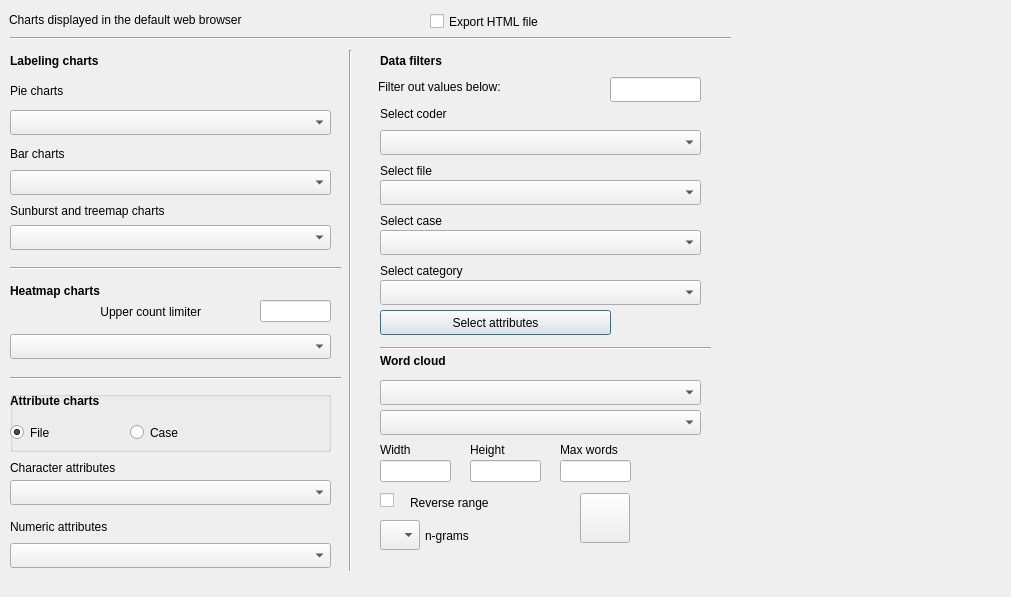
<?xml version="1.0" encoding="UTF-8"?>
<ui version="4.0">
 <class>DialogCharts</class>
 <widget class="QDialog" name="DialogCharts">
  <property name="geometry">
   <rect>
    <x>0</x>
    <y>0</y>
    <width>1011</width>
    <height>597</height>
   </rect>
  </property>
  <property name="windowTitle">
   <string>Charts</string>
  </property>
  <widget class="QLabel" name="label_info">
   <property name="geometry">
    <rect>
     <x>9</x>
     <y>9</y>
     <width>391</width>
     <height>22</height>
    </rect>
   </property>
   <property name="text">
    <string>Charts displayed in the default web browser</string>
   </property>
  </widget>
  <widget class="QLabel" name="label_pie">
   <property name="geometry">
    <rect>
     <x>10</x>
     <y>80</y>
     <width>321</width>
     <height>22</height>
    </rect>
   </property>
   <property name="text">
    <string>Pie charts</string>
   </property>
  </widget>
  <widget class="QLabel" name="label_bar">
   <property name="geometry">
    <rect>
     <x>10</x>
     <y>143</y>
     <width>321</width>
     <height>22</height>
    </rect>
   </property>
   <property name="text">
    <string>Bar charts</string>
   </property>
  </widget>
  <widget class="QComboBox" name="comboBox_pie_charts">
   <property name="geometry">
    <rect>
     <x>10</x>
     <y>110</y>
     <width>321</width>
     <height>25</height>
    </rect>
   </property>
  </widget>
  <widget class="QComboBox" name="comboBox_bar_charts">
   <property name="geometry">
    <rect>
     <x>10</x>
     <y>170</y>
     <width>321</width>
     <height>25</height>
    </rect>
   </property>
  </widget>
  <widget class="QComboBox" name="comboBox_sunburst_charts">
   <property name="geometry">
    <rect>
     <x>10</x>
     <y>225</y>
     <width>321</width>
     <height>25</height>
    </rect>
   </property>
  </widget>
  <widget class="QLabel" name="label_hierarchy">
   <property name="geometry">
    <rect>
     <x>10</x>
     <y>200</y>
     <width>321</width>
     <height>22</height>
    </rect>
   </property>
   <property name="text">
    <string>Sunburst and treemap charts</string>
   </property>
  </widget>
  <widget class="QLabel" name="label_coder">
   <property name="geometry">
    <rect>
     <x>380</x>
     <y>103</y>
     <width>321</width>
     <height>22</height>
    </rect>
   </property>
   <property name="text">
    <string>Select coder</string>
   </property>
  </widget>
  <widget class="QComboBox" name="comboBox_coders">
   <property name="geometry">
    <rect>
     <x>380</x>
     <y>130</y>
     <width>321</width>
     <height>25</height>
    </rect>
   </property>
  </widget>
  <widget class="QComboBox" name="comboBox_file">
   <property name="geometry">
    <rect>
     <x>380</x>
     <y>180</y>
     <width>321</width>
     <height>25</height>
    </rect>
   </property>
  </widget>
  <widget class="QLabel" name="label_select_file">
   <property name="geometry">
    <rect>
     <x>380</x>
     <y>160</y>
     <width>321</width>
     <height>22</height>
    </rect>
   </property>
   <property name="text">
    <string>Select file</string>
   </property>
  </widget>
  <widget class="QComboBox" name="comboBox_case">
   <property name="geometry">
    <rect>
     <x>380</x>
     <y>230</y>
     <width>321</width>
     <height>25</height>
    </rect>
   </property>
   <property name="toolTip">
    <string>If portions of a text file are assigned to a case, the code frequency and total text characters may be incorrect.
Codings from the entire text file are used for the calculations.</string>
   </property>
  </widget>
  <widget class="QLabel" name="label_select_case">
   <property name="geometry">
    <rect>
     <x>380</x>
     <y>210</y>
     <width>321</width>
     <height>22</height>
    </rect>
   </property>
   <property name="toolTip">
    <string>If portions of a text file are assigned to a case, the code frequency and total text characters may be incorrect.
Codings from the entire text file are used for the calculations.</string>
   </property>
   <property name="text">
    <string>Select case</string>
   </property>
  </widget>
  <widget class="QPushButton" name="pushButton_attributes">
   <property name="geometry">
    <rect>
     <x>380</x>
     <y>310</y>
     <width>231</width>
     <height>25</height>
    </rect>
   </property>
   <property name="text">
    <string>Select attributes</string>
   </property>
  </widget>
  <widget class="QLabel" name="label_filter">
   <property name="geometry">
    <rect>
     <x>378</x>
     <y>76</y>
     <width>201</width>
     <height>22</height>
    </rect>
   </property>
   <property name="text">
    <string>Filter out values below:</string>
   </property>
  </widget>
  <widget class="QLineEdit" name="lineEdit_filter">
   <property name="geometry">
    <rect>
     <x>610</x>
     <y>77</y>
     <width>91</width>
     <height>25</height>
    </rect>
   </property>
   <property name="toolTip">
    <string>Enter number for filter cut off</string>
   </property>
   <property name="text">
    <string/>
   </property>
  </widget>
  <widget class="QLabel" name="label_filters">
   <property name="geometry">
    <rect>
     <x>380</x>
     <y>50</y>
     <width>321</width>
     <height>22</height>
    </rect>
   </property>
   <property name="font">
    <font>
     <weight>50</weight>
     <bold>false</bold>
    </font>
   </property>
   <property name="text">
    <string>&lt;b&gt;Data filters&lt;/b&gt;</string>
   </property>
  </widget>
  <widget class="QLabel" name="label_chart_options">
   <property name="geometry">
    <rect>
     <x>10</x>
     <y>50</y>
     <width>311</width>
     <height>22</height>
    </rect>
   </property>
   <property name="font">
    <font>
     <weight>50</weight>
     <bold>false</bold>
    </font>
   </property>
   <property name="text">
    <string>&lt;b&gt;Labeling charts&lt;/b&gt;</string>
   </property>
  </widget>
  <widget class="QComboBox" name="comboBox_category">
   <property name="geometry">
    <rect>
     <x>380</x>
     <y>280</y>
     <width>321</width>
     <height>25</height>
    </rect>
   </property>
  </widget>
  <widget class="QLabel" name="label_category">
   <property name="geometry">
    <rect>
     <x>380</x>
     <y>260</y>
     <width>321</width>
     <height>22</height>
    </rect>
   </property>
   <property name="text">
    <string>Select category</string>
   </property>
  </widget>
  <widget class="Line" name="line">
   <property name="geometry">
    <rect>
     <x>340</x>
     <y>50</y>
     <width>20</width>
     <height>521</height>
    </rect>
   </property>
   <property name="orientation">
    <enum>Qt::Vertical</enum>
   </property>
  </widget>
  <widget class="QLabel" name="label_chart_attributes">
   <property name="geometry">
    <rect>
     <x>10</x>
     <y>390</y>
     <width>261</width>
     <height>22</height>
    </rect>
   </property>
   <property name="font">
    <font>
     <weight>50</weight>
     <bold>false</bold>
    </font>
   </property>
   <property name="text">
    <string>&lt;b&gt;Attribute charts&lt;/b&gt;</string>
   </property>
  </widget>
  <widget class="QLabel" name="label_num_attr">
   <property name="geometry">
    <rect>
     <x>10</x>
     <y>516</y>
     <width>321</width>
     <height>22</height>
    </rect>
   </property>
   <property name="text">
    <string>Numeric attributes</string>
   </property>
  </widget>
  <widget class="QLabel" name="label_char_attr">
   <property name="geometry">
    <rect>
     <x>10</x>
     <y>457</y>
     <width>321</width>
     <height>22</height>
    </rect>
   </property>
   <property name="text">
    <string>Character attributes</string>
   </property>
  </widget>
  <widget class="QComboBox" name="comboBox_num_attributes">
   <property name="geometry">
    <rect>
     <x>10</x>
     <y>543</y>
     <width>321</width>
     <height>25</height>
    </rect>
   </property>
  </widget>
  <widget class="QComboBox" name="comboBox_char_attributes">
   <property name="geometry">
    <rect>
     <x>10</x>
     <y>480</y>
     <width>321</width>
     <height>25</height>
    </rect>
   </property>
  </widget>
  <widget class="Line" name="line_2">
   <property name="geometry">
    <rect>
     <x>10</x>
     <y>370</y>
     <width>331</width>
     <height>16</height>
    </rect>
   </property>
   <property name="orientation">
    <enum>Qt::Horizontal</enum>
   </property>
  </widget>
  <widget class="QGroupBox" name="groupBox">
   <property name="geometry">
    <rect>
     <x>10</x>
     <y>391</y>
     <width>321</width>
     <height>61</height>
    </rect>
   </property>
   <property name="maximumSize">
    <size>
     <width>16777215</width>
     <height>16777215</height>
    </size>
   </property>
   <property name="title">
    <string/>
   </property>
   <widget class="QRadioButton" name="radioButton_file">
    <property name="geometry">
     <rect>
      <x>0</x>
      <y>30</y>
      <width>112</width>
      <height>23</height>
     </rect>
    </property>
    <property name="text">
     <string>File</string>
    </property>
    <property name="checked">
     <bool>true</bool>
    </property>
   </widget>
   <widget class="QRadioButton" name="radioButton_case">
    <property name="geometry">
     <rect>
      <x>120</x>
      <y>30</y>
      <width>112</width>
      <height>23</height>
     </rect>
    </property>
    <property name="text">
     <string>Case</string>
    </property>
   </widget>
  </widget>
  <widget class="QCheckBox" name="checkBox_export_html">
   <property name="geometry">
    <rect>
     <x>430</x>
     <y>10</y>
     <width>301</width>
     <height>23</height>
    </rect>
   </property>
   <property name="text">
    <string>Export HTML file</string>
   </property>
  </widget>
  <widget class="QLabel" name="label_chart_options_2">
   <property name="geometry">
    <rect>
     <x>10</x>
     <y>280</y>
     <width>321</width>
     <height>22</height>
    </rect>
   </property>
   <property name="font">
    <font>
     <weight>50</weight>
     <bold>false</bold>
    </font>
   </property>
   <property name="text">
    <string>&lt;b&gt;Heatmap charts&lt;/b&gt;</string>
   </property>
  </widget>
  <widget class="Line" name="line_3">
   <property name="geometry">
    <rect>
     <x>10</x>
     <y>30</y>
     <width>721</width>
     <height>16</height>
    </rect>
   </property>
   <property name="orientation">
    <enum>Qt::Horizontal</enum>
   </property>
  </widget>
  <widget class="Line" name="line_4">
   <property name="geometry">
    <rect>
     <x>10</x>
     <y>260</y>
     <width>331</width>
     <height>16</height>
    </rect>
   </property>
   <property name="orientation">
    <enum>Qt::Horizontal</enum>
   </property>
  </widget>
  <widget class="QComboBox" name="comboBox_heatmap">
   <property name="geometry">
    <rect>
     <x>10</x>
     <y>334</y>
     <width>321</width>
     <height>25</height>
    </rect>
   </property>
  </widget>
  <widget class="Line" name="line_5">
   <property name="geometry">
    <rect>
     <x>380</x>
     <y>340</y>
     <width>331</width>
     <height>16</height>
    </rect>
   </property>
   <property name="orientation">
    <enum>Qt::Horizontal</enum>
   </property>
  </widget>
  <widget class="QLabel" name="label_word_clouds">
   <property name="geometry">
    <rect>
     <x>380</x>
     <y>350</y>
     <width>321</width>
     <height>22</height>
    </rect>
   </property>
   <property name="font">
    <font>
     <weight>75</weight>
     <bold>true</bold>
    </font>
   </property>
   <property name="text">
    <string>Word cloud</string>
   </property>
  </widget>
  <widget class="QComboBox" name="comboBox_wordcloud_background">
   <property name="geometry">
    <rect>
     <x>380</x>
     <y>380</y>
     <width>321</width>
     <height>25</height>
    </rect>
   </property>
   <property name="toolTip">
    <string>&lt;html&gt;&lt;head/&gt;&lt;body&gt;&lt;p&gt;Background&lt;/p&gt;&lt;/body&gt;&lt;/html&gt;</string>
   </property>
  </widget>
  <widget class="QComboBox" name="comboBox_wordcloud_foreground">
   <property name="geometry">
    <rect>
     <x>380</x>
     <y>410</y>
     <width>321</width>
     <height>25</height>
    </rect>
   </property>
   <property name="toolTip">
    <string>&lt;html&gt;&lt;head/&gt;&lt;body&gt;&lt;p&gt;Foreground&lt;/p&gt;&lt;/body&gt;&lt;/html&gt;</string>
   </property>
  </widget>
  <widget class="QPushButton" name="pushButton_wordcloud">
   <property name="geometry">
    <rect>
     <x>580</x>
     <y>493</y>
     <width>50</width>
     <height>50</height>
    </rect>
   </property>
   <property name="toolTip">
    <string>&lt;html&gt;&lt;head/&gt;&lt;body&gt;&lt;p&gt;Make Word Cloud&lt;/p&gt;&lt;/body&gt;&lt;/html&gt;</string>
   </property>
   <property name="text">
    <string/>
   </property>
  </widget>
  <widget class="QLabel" name="label_width">
   <property name="geometry">
    <rect>
     <x>380</x>
     <y>442</y>
     <width>71</width>
     <height>16</height>
    </rect>
   </property>
   <property name="text">
    <string>Width</string>
   </property>
  </widget>
  <widget class="QLabel" name="label_height">
   <property name="geometry">
    <rect>
     <x>470</x>
     <y>442</y>
     <width>61</width>
     <height>16</height>
    </rect>
   </property>
   <property name="text">
    <string>Height</string>
   </property>
  </widget>
  <widget class="QLabel" name="label_max_words">
   <property name="geometry">
    <rect>
     <x>560</x>
     <y>440</y>
     <width>91</width>
     <height>20</height>
    </rect>
   </property>
   <property name="text">
    <string>Max words</string>
   </property>
  </widget>
  <widget class="QCheckBox" name="checkBox_reverse_range">
   <property name="geometry">
    <rect>
     <x>380</x>
     <y>490</y>
     <width>21</width>
     <height>20</height>
    </rect>
   </property>
   <property name="toolTip">
    <string>Reverse colour range</string>
   </property>
   <property name="text">
    <string/>
   </property>
  </widget>
  <widget class="QLabel" name="label_reverse_range">
   <property name="geometry">
    <rect>
     <x>410</x>
     <y>490</y>
     <width>151</width>
     <height>25</height>
    </rect>
   </property>
   <property name="toolTip">
    <string>Reverse colour range</string>
   </property>
   <property name="text">
    <string>Reverse range</string>
   </property>
  </widget>
  <widget class="QLabel" name="label_ngrams">
   <property name="geometry">
    <rect>
     <x>425</x>
     <y>523</y>
     <width>121</width>
     <height>25</height>
    </rect>
   </property>
   <property name="toolTip">
    <string>Number of conjoined words in phrase. Stopwords applies to selection of 1 word only.</string>
   </property>
   <property name="text">
    <string>n-grams</string>
   </property>
  </widget>
  <widget class="QComboBox" name="comboBox_ngrams">
   <property name="geometry">
    <rect>
     <x>380</x>
     <y>520</y>
     <width>40</width>
     <height>30</height>
    </rect>
   </property>
   <property name="toolTip">
    <string>1=One word, 3=3 word phrase, 4=4 word phrase</string>
   </property>
  </widget>
  <widget class="QLabel" name="label_upper_count">
   <property name="geometry">
    <rect>
     <x>10</x>
     <y>300</y>
     <width>191</width>
     <height>24</height>
    </rect>
   </property>
   <property name="toolTip">
    <string>&lt;html&gt;&lt;head/&gt;&lt;body&gt;&lt;p&gt;This is to allow a wider spread of heatmap colours when there are extreme count differences.&lt;/p&gt;&lt;p&gt;0 represents no limit.&lt;/p&gt;&lt;/body&gt;&lt;/html&gt;</string>
   </property>
   <property name="layoutDirection">
    <enum>Qt::LeftToRight</enum>
   </property>
   <property name="text">
    <string>Upper count limiter</string>
   </property>
   <property name="alignment">
    <set>Qt::AlignRight|Qt::AlignTrailing|Qt::AlignVCenter</set>
   </property>
  </widget>
  <widget class="QLineEdit" name="lineEdit_width">
   <property name="geometry">
    <rect>
     <x>380</x>
     <y>460</y>
     <width>71</width>
     <height>22</height>
    </rect>
   </property>
  </widget>
  <widget class="QLineEdit" name="lineEdit_height">
   <property name="geometry">
    <rect>
     <x>470</x>
     <y>460</y>
     <width>71</width>
     <height>22</height>
    </rect>
   </property>
  </widget>
  <widget class="QLineEdit" name="lineEdit_max_words">
   <property name="geometry">
    <rect>
     <x>560</x>
     <y>460</y>
     <width>71</width>
     <height>22</height>
    </rect>
   </property>
  </widget>
  <widget class="QLineEdit" name="lineEdit_count_limiter">
   <property name="geometry">
    <rect>
     <x>260</x>
     <y>300</y>
     <width>71</width>
     <height>22</height>
    </rect>
   </property>
  </widget>
  <zorder>groupBox</zorder>
  <zorder>label_info</zorder>
  <zorder>label_pie</zorder>
  <zorder>label_bar</zorder>
  <zorder>comboBox_pie_charts</zorder>
  <zorder>comboBox_bar_charts</zorder>
  <zorder>comboBox_sunburst_charts</zorder>
  <zorder>label_hierarchy</zorder>
  <zorder>label_coder</zorder>
  <zorder>comboBox_coders</zorder>
  <zorder>comboBox_file</zorder>
  <zorder>label_select_file</zorder>
  <zorder>comboBox_case</zorder>
  <zorder>label_select_case</zorder>
  <zorder>pushButton_attributes</zorder>
  <zorder>label_filter</zorder>
  <zorder>lineEdit_filter</zorder>
  <zorder>label_filters</zorder>
  <zorder>label_chart_options</zorder>
  <zorder>comboBox_category</zorder>
  <zorder>label_category</zorder>
  <zorder>line</zorder>
  <zorder>label_chart_attributes</zorder>
  <zorder>label_num_attr</zorder>
  <zorder>label_char_attr</zorder>
  <zorder>comboBox_num_attributes</zorder>
  <zorder>comboBox_char_attributes</zorder>
  <zorder>line_2</zorder>
  <zorder>checkBox_export_html</zorder>
  <zorder>label_chart_options_2</zorder>
  <zorder>line_3</zorder>
  <zorder>line_4</zorder>
  <zorder>comboBox_heatmap</zorder>
  <zorder>line_5</zorder>
  <zorder>label_word_clouds</zorder>
  <zorder>comboBox_wordcloud_background</zorder>
  <zorder>comboBox_wordcloud_foreground</zorder>
  <zorder>pushButton_wordcloud</zorder>
  <zorder>label_width</zorder>
  <zorder>label_height</zorder>
  <zorder>label_max_words</zorder>
  <zorder>checkBox_reverse_range</zorder>
  <zorder>label_reverse_range</zorder>
  <zorder>label_ngrams</zorder>
  <zorder>comboBox_ngrams</zorder>
  <zorder>label_upper_count</zorder>
  <zorder>lineEdit_width</zorder>
  <zorder>lineEdit_height</zorder>
  <zorder>lineEdit_max_words</zorder>
  <zorder>lineEdit_count_limiter</zorder>
 </widget>
 <tabstops>
  <tabstop>checkBox_export_html</tabstop>
  <tabstop>comboBox_pie_charts</tabstop>
  <tabstop>comboBox_bar_charts</tabstop>
  <tabstop>comboBox_sunburst_charts</tabstop>
  <tabstop>comboBox_heatmap</tabstop>
  <tabstop>radioButton_file</tabstop>
  <tabstop>radioButton_case</tabstop>
  <tabstop>comboBox_char_attributes</tabstop>
  <tabstop>comboBox_num_attributes</tabstop>
  <tabstop>lineEdit_filter</tabstop>
  <tabstop>comboBox_coders</tabstop>
  <tabstop>comboBox_file</tabstop>
  <tabstop>comboBox_case</tabstop>
  <tabstop>comboBox_category</tabstop>
  <tabstop>pushButton_attributes</tabstop>
 </tabstops>
 <resources/>
 <connections/>
</ui>
